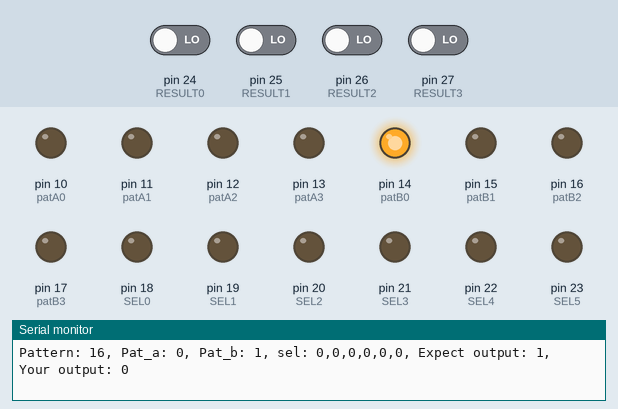
The sketch below on a simulated Arduino Mega 2560, built with avr-gcc and run on an emulated ATmega2560. On the bench: output pins drawn as LEDs (lit = HIGH), the last lines printed to the serial monitor. The inputs (shaded band) are chosen by the test bench; at power-on: pin 24 (RESULT0), pin 25 (RESULT1), pin 26 (RESULT2), pin 27 (RESULT3) LOW.

Above: at 1.2 s.
1.3 s: pin 25 (RESULT1) driven HIGH
At 2.6 s:
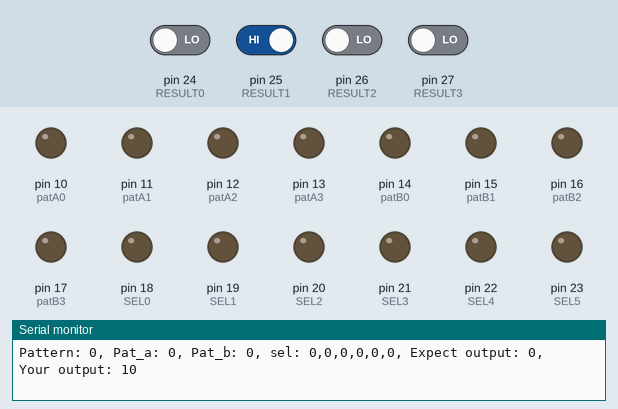
14.8 s: pin 25 (RESULT1) driven LOW
At 15.05 s:
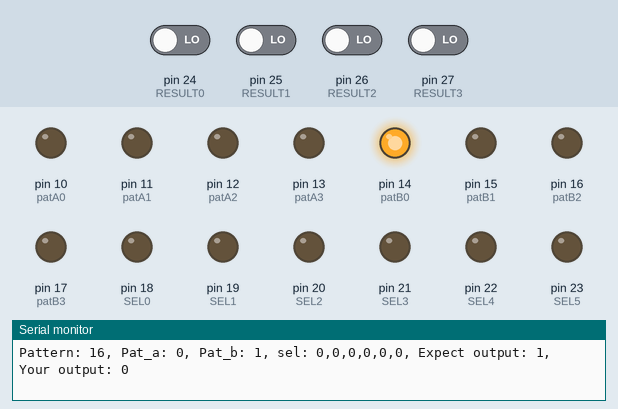
Timing chart, 0 to 17.8 s (numbered marks = the images above; inputs shaded):
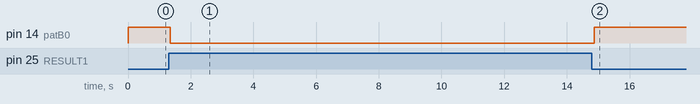

Measured:
- after the input at 1.3 s, pin 14 (patB0): HIGH → LOW after 0.05 s
- after the input at 14.8 s, pin 14 (patB0): LOW → HIGH after 0.08 s

The sketch:

check_x3_b.ino
```cpp
#define patA0 10
#define patA1 11
#define patA2 12
#define patA3 13

#define patB0 14
#define patB1 15
#define patB2 16
#define patB3 17

#define SEL0 18
#define SEL1 19
#define SEL2 20
#define SEL3 21
#define SEL4 22
#define SEL5 23

#define RESULT0 24
#define RESULT1 25
#define RESULT2 26
#define RESULT3 27

void setup() {

  Serial.begin(9600);
  pinMode(patA0, OUTPUT);
  pinMode(patA1, OUTPUT);
  pinMode(patA2, OUTPUT);
  pinMode(patA3, OUTPUT);

  pinMode(patB0, OUTPUT);
  pinMode(patB1, OUTPUT);
  pinMode(patB2, OUTPUT);
  pinMode(patB3, OUTPUT);

  pinMode(SEL0, OUTPUT);
  pinMode(SEL1, OUTPUT);
  pinMode(SEL2, OUTPUT);
  pinMode(SEL3, OUTPUT);
  pinMode(SEL4, OUTPUT);
  pinMode(SEL5, OUTPUT);

  pinMode(RESULT0, INPUT);
  pinMode(RESULT1, INPUT);
  pinMode(RESULT2, INPUT);
  pinMode(RESULT3, INPUT);

}

void loop() {
  int ans = 0;
  int result = 0;
  for (int sel = 0; sel < 64; sel++) {
    bool zx = sel & 0x1;
    bool nx = sel & 0x2;
    bool zy = sel & 0x4;
    bool ny = sel & 0x8;
    bool f = sel & 0x16;
    bool no = sel & 0x32;
    for (int pat_a = 0; pat_a < 16; pat_a++) {
      for (int pat_b = 0; pat_b < 16; pat_b++) {
        Output_Pattern(pat_a, pat_b, zx, nx, zy, ny, f, no);
        ans = Calculate_Golden(pat_a, pat_b, zx, nx, zy, ny, f, no);
        result = Get_Result();
        if (ans != result) {
          Serial.print ("Pattern: ");
          Serial.print (sel*64+pat_a*16+pat_b*16);
          Serial.print (", ");
          Serial.print ("Pat_a: ");
          Serial.print (pat_a, BIN);
          Serial.print (", ");
          Serial.print ("Pat_b: ");
          Serial.print (pat_b, BIN);
          Serial.print (", ");
          Serial.print ("sel: ");
          Serial.print (zx);
          Serial.print (',');
          Serial.print (nx);
          Serial.print (',');
          Serial.print (zy);
          Serial.print (',');
          Serial.print (ny);
          Serial.print (',');
          Serial.print (f);
          Serial.print (',');
          Serial.print (no);
          Serial.print (", ");
          Serial.print ("Expect output: ");
          Serial.print (ans, BIN);
          Serial.print (", ");
          Serial.print ("Your output: ");
          Serial.println (result, BIN);
          return;
        }
        //delay(30);
      }
    }
  }
}

void Output_Pattern(int pat_a, int pat_b, bool zx, bool nx, bool zy, bool ny, bool f, bool no){
  //////////////////////////  pat_a
  if (pat_a & 0x8)
    digitalWrite(patA3, HIGH);
  else
    digitalWrite(patA3, LOW);
  if (pat_a & 0x4)
    digitalWrite(patA2, HIGH);
  else
    digitalWrite(patA2, LOW);
  if (pat_a & 0x2)
    digitalWrite(patA1, HIGH);
  else
    digitalWrite(patA1, LOW);
  if (pat_a & 0x1)
    digitalWrite(patA0, HIGH);
  else
    digitalWrite(patA0, LOW);
  //////////////////////////  pat_b
  if (pat_b & 0x8)
    digitalWrite(patB3, HIGH);
  else
    digitalWrite(patB3, LOW);
  if (pat_b & 0x4)
    digitalWrite(patB2, HIGH);
  else
    digitalWrite(patB2, LOW);
  if (pat_b & 0x2)
    digitalWrite(patB1, HIGH);
  else
    digitalWrite(patB1, LOW);
  if (pat_b & 0x1)
    digitalWrite(patB0, HIGH);
  else
    digitalWrite(patB0, LOW);
  //////////////////////////  pat_sel
  if (zx)
    digitalWrite(SEL0, HIGH);
  else
    digitalWrite(SEL0, LOW);
  if (nx)
    digitalWrite(SEL1, HIGH);
  else
    digitalWrite(SEL1, LOW);
  if (zy)
    digitalWrite(SEL2, HIGH);
  else
    digitalWrite(SEL2, LOW);
  if (ny)
    digitalWrite(SEL3, HIGH);
  else
    digitalWrite(SEL3, LOW);
  if (f)
    digitalWrite(SEL4, HIGH);
  else
    digitalWrite(SEL4, LOW);
  if (no)
    digitalWrite(SEL5, HIGH);
  else
    digitalWrite(SEL5, LOW);
  delay(2);
}

int Calculate_Golden(int pat_a, int pat_b, bool zx, bool nx, bool zy, bool ny, bool f, bool no){

  int nyA = ny ? 15 : 0;
  int y1 = pat_b ^ nyA;
  int nzy = zy ? 0 : 15;
  int y2 = nzy & y1;
  int nyandzy = (ny & zy) ? 15 : 0;
  int y3 = y2 | nyandzy;

  return y3;
}

int Get_Result() {
  int result = 0;

  result = (digitalRead(RESULT3)==HIGH) ? result | 0x8 : result;
  result = (digitalRead(RESULT2)==HIGH) ? result | 0x4 : result;
  result = (digitalRead(RESULT1)==HIGH) ? result | 0x2 : result;
  result = (digitalRead(RESULT0)==HIGH) ? result | 0x1 : result;

  return result & 0xf;
}
```
